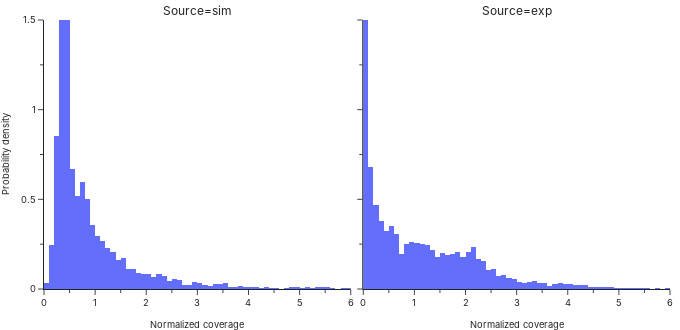

The code cell stored with this chart in its notebook:
### Code cell
fig = px.histogram(
    plot_data,
    x="x",
    facet_col="Source",
    histnorm="probability density"
)

fig.update_layout(
    template='simple_white',
    height=330,
    width=680,
    showlegend=False,
    margin=dict(l=0, r=10, t=20, b=0),
    font_family="Inter",
    legend_font_size=28/3,
)


fig.update_xaxes(
    title='Normalized coverage',
    range=[0, 6],
    dtick=1,
    minor_ticks="outside", 
    minor_dtick=0.5,
    title_font_family="Inter",
    title_font_size=28/3, 
    tickfont_size=28/3
)
fig.update_yaxes(
    title='Probability density',
    col=1,
)
fig.update_yaxes(
    range=[0, 1.5],
    dtick=0.5,
    minor_ticks="outside", 
    minor_dtick=0.25,
    title_font_family="Inter",
    title_font_size=28/3, 
    tickfont_size=28/3
)
fig.update_traces(marker=dict(line_width=0), selector=dict(type='histogram')) 

fig.write_image("outlier.svg")
fig.show()

### Figure 1 — Plotly figure (JSON) as saved in the notebook; plotly's stock layout.template omitted (floating-point values rounded to 4 significant figures; data arrays with more than 128 entries replaced by an {"elided": "..."} marker saying what was removed)
{"data": [{"alignmentgroup": "True", "bingroup": "x", "histnorm": "probability density", "hovertemplate": "Source=sim<br>x=%{x}<br>probability density=%{y}<extra></extra>", "legendgroup": "", "marker": {"color": "#636efa", "line": {"width": 0}, "pattern": {"shape": ""}}, "name": "", "offsetgroup": "", "orientation": "v", "showlegend": false, "type": "histogram", "x": {"elided": "5805 float values"}, "xaxis": "x", "yaxis": "y"}, {"alignmentgroup": "True", "bingroup": "x", "histnorm": "probability density", "hovertemplate": "Source=exp<br>x=%{x}<br>probability density=%{y}<extra></extra>", "legendgroup": "", "marker": {"color": "#636efa", "line": {"width": 0}, "pattern": {"shape": ""}}, "name": "", "offsetgroup": "", "orientation": "v", "showlegend": false, "type": "histogram", "x": {"elided": "5831 float values"}, "xaxis": "x2", "yaxis": "y2"}], "layout": {"annotations": [{"font": {}, "showarrow": false, "text": "Source=sim", "x": 0.245, "xanchor": "center", "xref": "paper", "y": 1, "yanchor": "bottom", "yref": "paper"}, {"font": {}, "showarrow": false, "text": "Source=exp", "x": 0.755, "xanchor": "center", "xref": "paper", "y": 1, "yanchor": "bottom", "yref": "paper"}], "barmode": "relative", "font": {"family": "Inter"}, "height": 330, "legend": {"font": {"size": 9.333}, "tracegroupgap": 0}, "margin": {"b": 0, "l": 0, "r": 10, "t": 20}, "showlegend": false, "width": 680, "xaxis": {"anchor": "y", "domain": [0, 0.49], "dtick": 1, "minor": {"dtick": 0.5, "ticks": "outside"}, "range": [0, 6], "tickfont": {"size": 9.333}, "title": {"font": {"family": "Inter", "size": 9.333}, "text": "Normalized coverage"}}, "xaxis2": {"anchor": "y2", "domain": [0.51, 1], "dtick": 1, "matches": "x", "minor": {"dtick": 0.5, "ticks": "outside"}, "range": [0, 6], "tickfont": {"size": 9.333}, "title": {"font": {"family": "Inter", "size": 9.333}, "text": "Normalized coverage"}}, "yaxis": {"anchor": "x", "domain": [0, 1], "dtick": 0.5, "minor": {"dtick": 0.25, "ticks": "outside"}, "range": [0, 1.5], "tickfont": {"size": 9.333}, "title": {"font": {"family": "Inter", "size": 9.333}, "text": "Probability density"}}, "yaxis2": {"anchor": "x2", "domain": [0, 1], "dtick": 0.5, "matches": "y", "minor": {"dtick": 0.25, "ticks": "outside"}, "range": [0, 1.5], "showticklabels": false, "tickfont": {"size": 9.333}, "title": {"font": {"family": "Inter", "size": 9.333}}}}}
